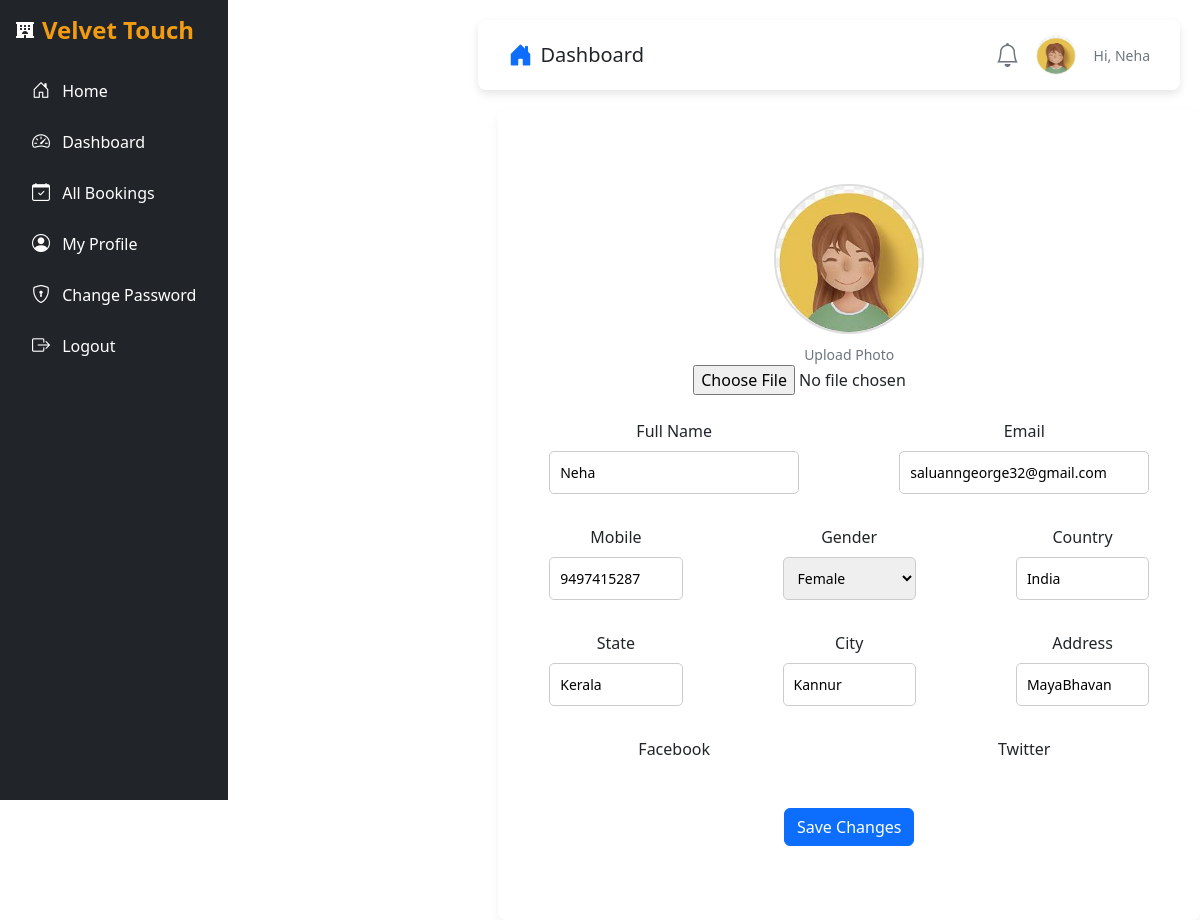
/dashboard/profile/ (signed in), run on the app's committed database.
### userauths/models.py (models this page shows, shortened)
class Profile(models.Model):
    pid = ShortUUIDField(length=7, max_length=25, alphabet='abcdefghijklmnopqrstuvwxyz123')
    image = models.FileField(upload_to='image', default="default.jpg", null=True, blank=True)
    user = models.OneToOneField(User, on_delete=models.CASCADE)
    full_name = models.CharField(max_length=500, null=True, blank=True)
    phone = models.CharField(max_length=100, null=True, blank=True)
    gender = models.CharField(max_length=20, choices=GENDER, default="Other")
    country = models.CharField(max_length=100, null=True, blank=True)
    city = models.CharField(max_length=100, null=True, blank=True)
    state = models.CharField(max_length=100, null=True, blank=True)
    address = models.CharField(max_length=1000, null=True, blank=True)
    verified = models.BooleanField(default=False)
    date = models.DateTimeField(auto_now_add=True)
    class Meta:
        ordering = ['-date']

class User(AbstractUser):
    full_name = models.CharField(max_length=500, null=True, blank=True)
    username = models.CharField(max_length=500, unique=True)
    email = models.EmailField(max_length=500, unique=True)
    phone = models.CharField(max_length=100, null=True, blank=True)
    gender = models.CharField(max_length=20, choices=GENDER, default="Other")
    otp = models.CharField(max_length=100, null=True, blank=True)
    USERNAME_FIELD = 'email'
    REQUIRED_FIELDS = ['username']
    objects = CustomUserManager()

### user_dashboard/views.py (the view)
# urls.py: path('profile/', views.profile, name='profile'),
@login_required
def profile(request):
    profile= Profile.objects.get(user=request.user)
    if request.method == "POST":
        u_form = UserUpateForm(request.POST,instance=request.user)
        p_form = ProfileUpdateForm(request.POST,request.FILES,instance=request.user.profile)
        if u_form.is_valid() and p_form.is_valid():
            u_form.save()
            p_form.save()
            messages.success(request,"Profile updated successfully")
            return redirect("user_dashboard:profile")
    else:
        u_form = UserUpateForm(instance=request.user)
        p_form = ProfileUpdateForm(instance=request.user.profile)
    context={
        "Profile":profile,
        "u_form":u_form,
        "p_form":p_form,
    }
    return render(request,"user_dashboard/profile.html",context)

### userauths/forms.py
class UserUpateForm(forms.ModelForm):
    class Meta:
        model=User
        fields=['email']

class ProfileUpdateForm(forms.ModelForm):
    class Meta:
        model = Profile
        fields=[
           "image",
           "full_name",
            "phone",
           "gender",
            "country",
            "city",
            "state",
           "address",
        ]
        widgets= {
            'image':FileInput(attrs={"onchange" :"loadFile(event)","class":"upload"})
        }

### templates/user_dashboard/profile.html (shortened to what this page needs)
{% extends 'partials/dashboard_base.html' %}
{% block content %}
    <link rel="stylesheet" href="https://cdn.jsdelivr.net/npm/bootstrap@5.3.0-alpha3/dist/css/bootstrap.min.css">
</head>
<body>
    <div class="profile-container">
        <form method="POST" enctype="multipart/form-data">
            <div>
                <img id="profile_image_preview" src="{{ Profile.image.url }}" alt="Profile Image" class="profile-image">
                <label for="uploadImage" class="upload-label">Upload Photo</label>
                {{ p_form.image }}
            </div>
            <div class="form-inline-group mt-4">
                <div class="form-group">
                    <label for="fullName" class="form-label">Full Name</label>
                    {{ p_form.full_name }}
                </div>
                <div class="form-group">
                    <label for="email" class="form-label">Email</label>
                    {{ u_form.email }}
                </div>
            </div>
            <div class="form-inline-group mt-3">
                <div class="form-group">
                    <label for="mobile" class="form-label">Mobile</label>
                    {{ p_form.phone }}
                </div>
                <div class="form-group">
                    <label for="gender" class="form-label">Gender</label>
                    {{ p_form.gender }}
                </div>
                <div class="form-group">
                    <label for="country" class="form-label">Country</label>
                    {{ p_form.country }}
                </div>
            </div>
            <div class="form-inline-group mt-3">
                <div class="form-group">
                    <label for="state" class="form-label">State</label>
                    {{ p_form.state }}
                </div>
                <div class="form-group">
                    <label for="city" class="form-label">City</label>
                    {{ p_form.city }}
                </div>
                <div class="form-group">
                    <label for="address" class="form-label">Address</label>
                    {{ p_form.address }}
                </div>
            </div>
            <div class="form-inline-group mt-3">
                <div class="form-group">
                    <label for="facebook" class="form-label">Facebook</label>
                </div>
                <div class="form-group">
                    <label for="twitter" class="form-label">Twitter</label>
                </div>
            </div>
            <div class="mt-4">
                <button type="submit" class="btn btn-primary">Save Changes</button>
            </div>
        </form>
    </div>
</body>
{% endblock content %}

### templates/partials/dashboard_base.html (shortened to what this page needs)
{% load static %}
<!DOCTYPE html>
<html lang="en">
<head>
    <link rel="stylesheet" href="https://cdn.jsdelivr.net/npm/bootstrap@5.3.0/dist/css/bootstrap.min.css">
    <link href="https://cdnjs.cloudflare.com/ajax/libs/bootstrap-icons/1.10.5/font/bootstrap-icons.min.css" rel="stylesheet">
</head>
<body>
    <div class="d-flex">
        {% include "partials/dashboard_sidebar.html" %}
        <div class="flex-grow-1">
            <header class="d-flex justify-content-between align-items-center">
                <div class="d-flex align-items-center">
                    <i class="bi bi-house-door-fill me-2 fs-4 text-primary"></i>
                    <h1 class="h5 mb-0">Dashboard</h1>
                </div>
                <div class="d-flex align-items-center">
                    <i class="bi bi-bell fs-4 text-secondary me-3"></i>
                    <div class="user-info">
                        <img src="{{ Profile.image.url }}" alt="User Photo" class="rounded-circle" width="40" height="40">
                        <span class="ms-2">Hi, {{ request.user.username }}</span>
                    </div>
                </div>
            </header>
            <main class="p-4">
                {% block content %}
                {% endblock content %}
            </main>
        </div>
    </div>
</body>
</html>

### templates/partials/dashboard_base.html (style rules this page uses)
body { font-family: 'Arial', sans-serif; background-color: #f4f7fc; color: #444; margin: 0; padding: 0; }
header { background-color: #ffffff; box-shadow: 0 4px 8px rgba(0, 0, 0, 0.1); padding: 15px 30px; border-radius: 8px; margin-left: 250px; margin-right: 20px; margin-top: 20px; }
header h1 { font-size: 22px; font-weight: bold; color: #333; }
header i { font-size: 1.5rem; }
.user-info { display: flex; align-items: center; font-size: 14px; }
.user-info img { border-radius: 50%; margin-right: 10px; }
.user-info span { color: #6c757d; }
main { margin-left: 270px; margin-top: 20px; padding: 30px; background-color: #fff; border-radius: 8px; box-shadow: 0 4px 12px rgba(0, 0, 0, 0.05); }
.btn { border-radius: 25px; padding: 10px 20px; transition: all 0.3s ease; }
.btn-primary { background-color: #007bff; border: none; color: white; }

### templates/user_dashboard/profile.html (style rules this page uses)
.profile-container { max-width: 600px; margin: 50px auto; text-align: center; }
.profile-image { width: 150px; height: 150px; border-radius: 50%; object-fit: cover; border: 2px solid #ddd; display: block; margin: 0 auto; }
.form-inline-group { display: flex; flex-wrap: wrap; justify-content: space-between; gap: 100px; }
.form-group { flex: 1; margin-bottom: 15px; }
.form-group input, .form-group select, .form-group textarea { width: 100%; padding: 10px; border: 1px solid #ccc; border-radius: 5px; font-size: 14px; }
.upload-label { display: block; margin-top: 10px; font-size: 14px; color: #6c757d; }
button { background-color: #6f42c1; color: white; border: none; padding: 10px 20px; font-size: 16px; border-radius: 5px; cursor: pointer; }

### data on the page
Profile: image (picture), full_name "Neha", phone "9497415287", gender "Female", country "India", state "Kerala", city "Kannur", address "MayaBhavan"
User: user.username "Neha", email "saluanngeorge32@gmail.com"
